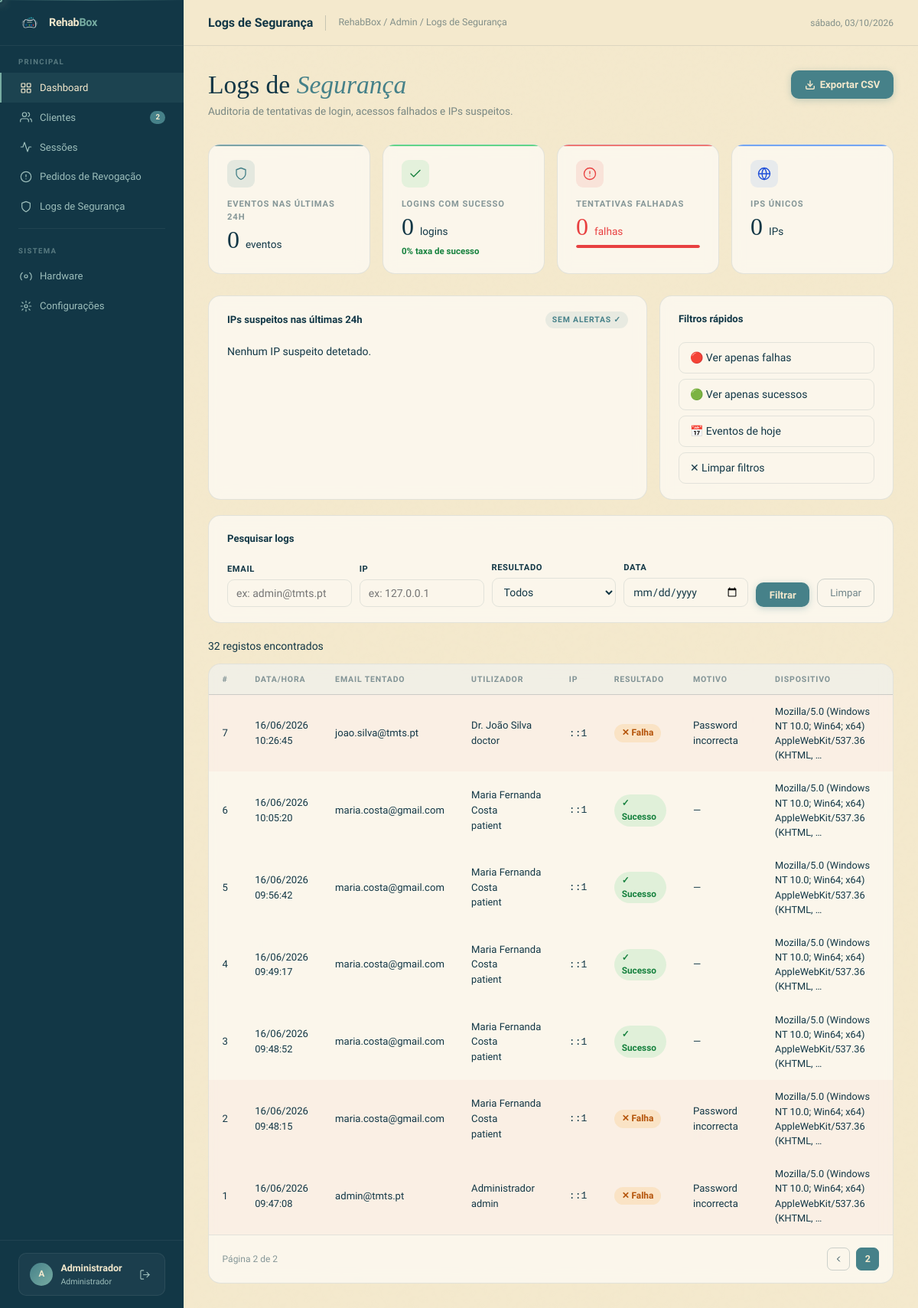
The page /web/admin_logs.php?page=2 (signed in) on the database its author committed.
### tables this page shows
CREATE TABLE IF NOT EXISTS `loginlogs` (
  `id` int NOT NULL AUTO_INCREMENT,
  `user_id` int DEFAULT NULL,
  `email_attempted` varchar(100) NOT NULL,
  `ip_address` varchar(45) NOT NULL,
  `user_agent` text,
  `success` tinyint(1) NOT NULL DEFAULT '0',
  `failure_reason` varchar(255) DEFAULT NULL,
  `created_at` datetime DEFAULT CURRENT_TIMESTAMP,
  PRIMARY KEY (`id`),
  KEY `user_id` (`user_id`),
  KEY `idx_ip_success_date` (`ip_address`,`success`,`created_at`),
  KEY `idx_created_at` (`created_at`),
  CONSTRAINT `loginlogs_ibfk_1` FOREIGN KEY (`user_id`) REFERENCES `users` (`id`) ON DELETE SET NULL
);

CREATE TABLE IF NOT EXISTS `users` (
  `id` int NOT NULL AUTO_INCREMENT,
  `name` varchar(100) NOT NULL,
  `email` varchar(100) NOT NULL,
  `password` varchar(255) NOT NULL,
  `role` enum('admin','doctor','patient','pending') NOT NULL DEFAULT 'pending',
  `is_active` tinyint(1) NOT NULL DEFAULT '1',
  PRIMARY KEY (`id`),
  UNIQUE KEY `email` (`email`)
);

### web/admin_logs.php (the view, shortened to what the rows shown need)
<?php
require_once __DIR__ . '/auth.php';
$page    = max(1, (int) ($_GET['page'] ?? 1));
$perPage = 25;
$offset  = ($page - 1) * $perPage;
$where  = ['1=1'];
$params = [];
$whereSQL = implode(' AND ', $where);
$logStmt = db()->prepare("
    SELECT l.id, l.created_at, l.email_attempted, l.ip_address,
           l.user_agent, l.success, l.failure_reason, u.name, u.role
    FROM LoginLogs l
    LEFT JOIN Users u ON u.id = l.user_id
    WHERE $whereSQL
    ORDER BY l.created_at DESC
    LIMIT $perPage OFFSET $offset
");
$logStmt->execute($params);
$logs = $logStmt->fetchAll(PDO::FETCH_ASSOC);
$blockedIps = db()->query("
    SELECT ip_address, blocked_until, blocked_by, reason
    FROM BlockedIPs
    WHERE blocked_until > NOW()
    ORDER BY blocked_until DESC
")->fetchAll(PDO::FETCH_ASSOC);
$blockedNow  = array_column($blockedIps, null, 'ip_address');
?>
<!DOCTYPE html>
<html lang="pt">
<head>
    <link rel="stylesheet" href="./assets/css/style.css">
</head>
<body>
<div class="layout">
    <div class="main">
        <div class="page">
            <div class="page-header">
                <div>
                    <h1>Logs de <em>Segurança</em></h1>
                </div>
            </div>
            <div class="table-wrap">
                <table>
                    <thead>
                        <tr>
                            <th>#</th>
                            <th>Data/Hora</th>
                            <th>Email tentado</th>
                            <th>Utilizador</th>
                            <th>IP</th>
                            <th>Resultado</th>
                            <th>Motivo</th>
                            <th>Dispositivo</th>
                        </tr>
                    </thead>
                    <tbody>
                        <?php if (empty($logs)): ?>
                            <tr>
                                <td colspan="8" style="text-align:center;padding:40px;color:var(--text-muted)">
                                    Nenhum log encontrado.
                                </td>
                            </tr>
                        <?php else: ?>
                            <?php foreach ($logs as $log): ?>
                                <tr class="<?= (int)$log['success'] === 0 ? 'row-suspect' : '' ?>">
                                    <td style="color:var(--text-muted)"><?= (int)$log['id'] ?></td>
                                    <td>
                                        <?= e(date('d/m/Y', strtotime($log['created_at']))) ?><br>
                                        <span style="color:var(--text-muted);font-size:.8rem">
                                            <?= e(date('H:i:s', strtotime($log['created_at']))) ?>
                                        </span>
                                    </td>
                                    <td><?= e($log['email_attempted']) ?></td>
                                    <td>
                                        <?php if (!empty($log['name'])): ?>
                                            <?= e($log['name']) ?><br>
                                            <span style="color:var(--text-muted);font-size:.8rem"><?= e($log['role']) ?></span>
                                        <?php else: ?>
                                            <span style="color:var(--text-muted)">Desconhecido</span>
                                        <?php endif; ?>
                                    </td>
                                    <td>
                                        <span class="<?= isset($blockedNow[$log['ip_address']]) ? 'ip-bad' : 'ip' ?>">
                                            <?= e($log['ip_address']) ?>
                                        </span>
                                    </td>
                                    <td>
                                        <?php if ((int)$log['success'] === 1): ?>
                                            <span class="pill pill-success">✓ Sucesso</span>
                                        <?php else: ?>
                                            <span class="pill pill-fail">✕ Falha</span>
                                        <?php endif; ?>
                                    </td>
                                    <td><?= e($log['failure_reason'] ?: '—') ?></td>
                                    <td style="max-width:240px;color:var(--text-muted);font-size:.8rem">
                                        <?= e(mb_strimwidth($log['user_agent'] ?? '—', 0, 70, '…')) ?>
                                    </td>
                                </tr>
                            <?php endforeach; ?>
                        <?php endif; ?>
                    </tbody>
                </table>
            </div>
        </div>
    </div>
</div>
</body>
</html>

### rows shown on the page
loginlogs: id "7", created_at "16/06/2026", created_at "10:26:45", email_attempted "joao.silva@tmts.pt", user.name "Dr. João Silva", user.role "doctor", ip_address "::1", success "✕ Falha", failure_reason "Password incorrecta", user_agent "Mozilla/5.0 (Windows NT 10.0; Win64; x64) AppleWebKit/537.36 (KHTML, …"
loginlogs: id "6", created_at "16/06/2026", created_at "10:05:20", email_attempted "maria.costa@gmail.com", user.name "Maria Fernanda Costa", user.role "patient", ip_address "::1", success "✓ Sucesso", failure_reason "—", user_agent "Mozilla/5.0 (Windows NT 10.0; Win64; x64) AppleWebKit/537.36 (KHTML, …"
loginlogs: id "5", created_at "16/06/2026", created_at "09:56:42", email_attempted "maria.costa@gmail.com", user.name "Maria Fernanda Costa", user.role "patient", ip_address "::1", success "✓ Sucesso", failure_reason "—", user_agent "Mozilla/5.0 (Windows NT 10.0; Win64; x64) AppleWebKit/537.36 (KHTML, …"
loginlogs: id "4", created_at "16/06/2026", created_at "09:49:17", email_attempted "maria.costa@gmail.com", user.name "Maria Fernanda Costa", user.role "patient", ip_address "::1", success "✓ Sucesso", failure_reason "—", user_agent "Mozilla/5.0 (Windows NT 10.0; Win64; x64) AppleWebKit/537.36 (KHTML, …"
loginlogs: id "3", created_at "16/06/2026", created_at "09:48:52", email_attempted "maria.costa@gmail.com", user.name "Maria Fernanda Costa", user.role "patient", ip_address "::1", success "✓ Sucesso", failure_reason "—", user_agent "Mozilla/5.0 (Windows NT 10.0; Win64; x64) AppleWebKit/537.36 (KHTML, …"
loginlogs: id "2", created_at "16/06/2026", created_at "09:48:15", email_attempted "maria.costa@gmail.com", user.name "Maria Fernanda Costa", user.role "patient", ip_address "::1", success "✕ Falha", failure_reason "Password incorrecta", user_agent "Mozilla/5.0 (Windows NT 10.0; Win64; x64) AppleWebKit/537.36 (KHTML, …"
loginlogs: id "1", created_at "16/06/2026", created_at "09:47:08", email_attempted "admin@tmts.pt", user.name "Administrador", user.role "admin", ip_address "::1", success "✕ Falha", failure_reason "Password incorrecta", user_agent "Mozilla/5.0 (Windows NT 10.0; Win64; x64) AppleWebKit/537.36 (KHTML, …"

### other values the page prints
$totalClients "2"
$avatar "A"
$userName "Administrador"
$stats['total'] "0"
$stats['success_count'] "0"
$successRate "0"
$stats['fail_count'] "0"
$stats['unique_ips'] "0"
$totalRows "32"
$page "2"
$totalPages "2"
